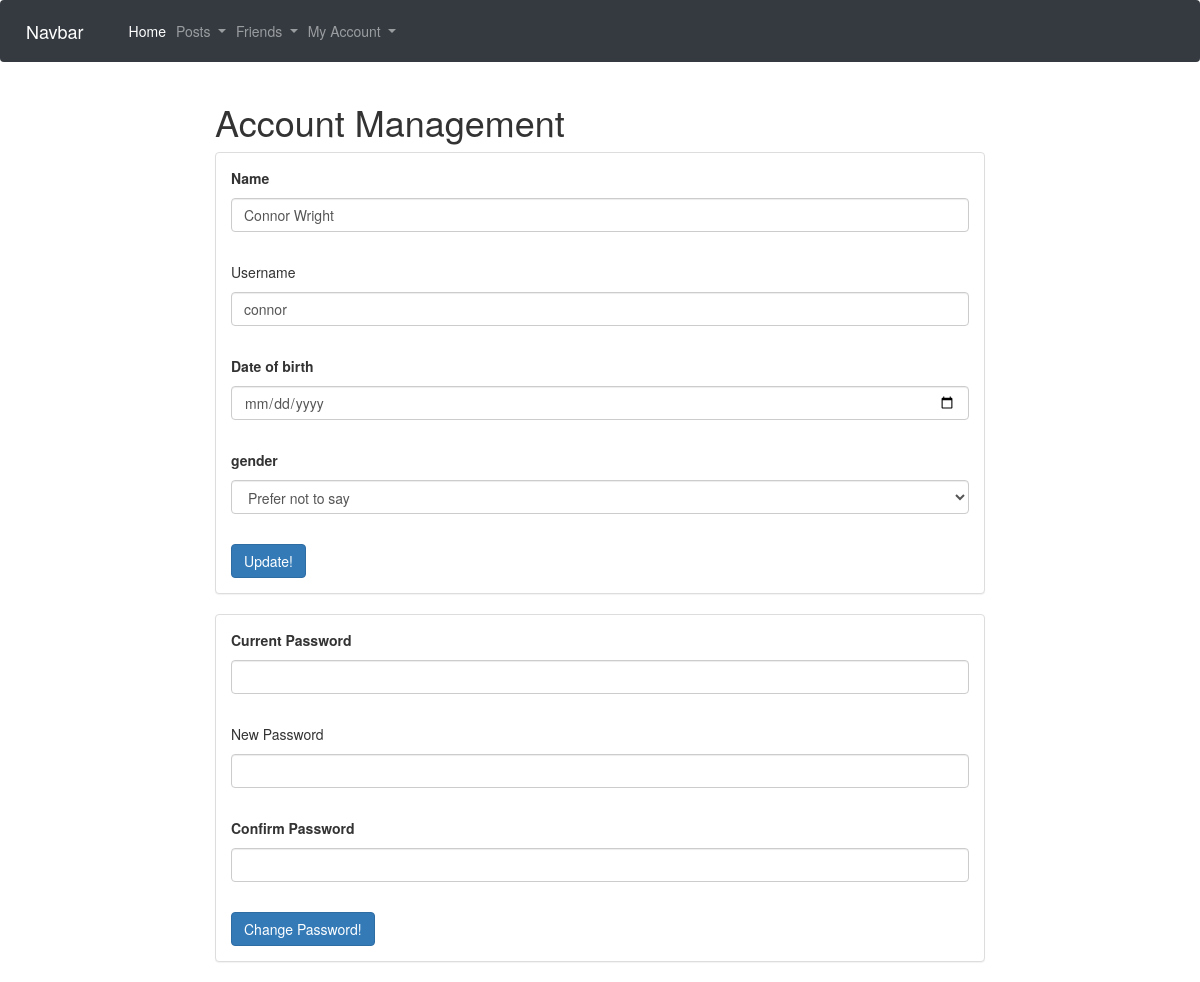
The page /manageaccount (signed in) on the database as committed earlier.
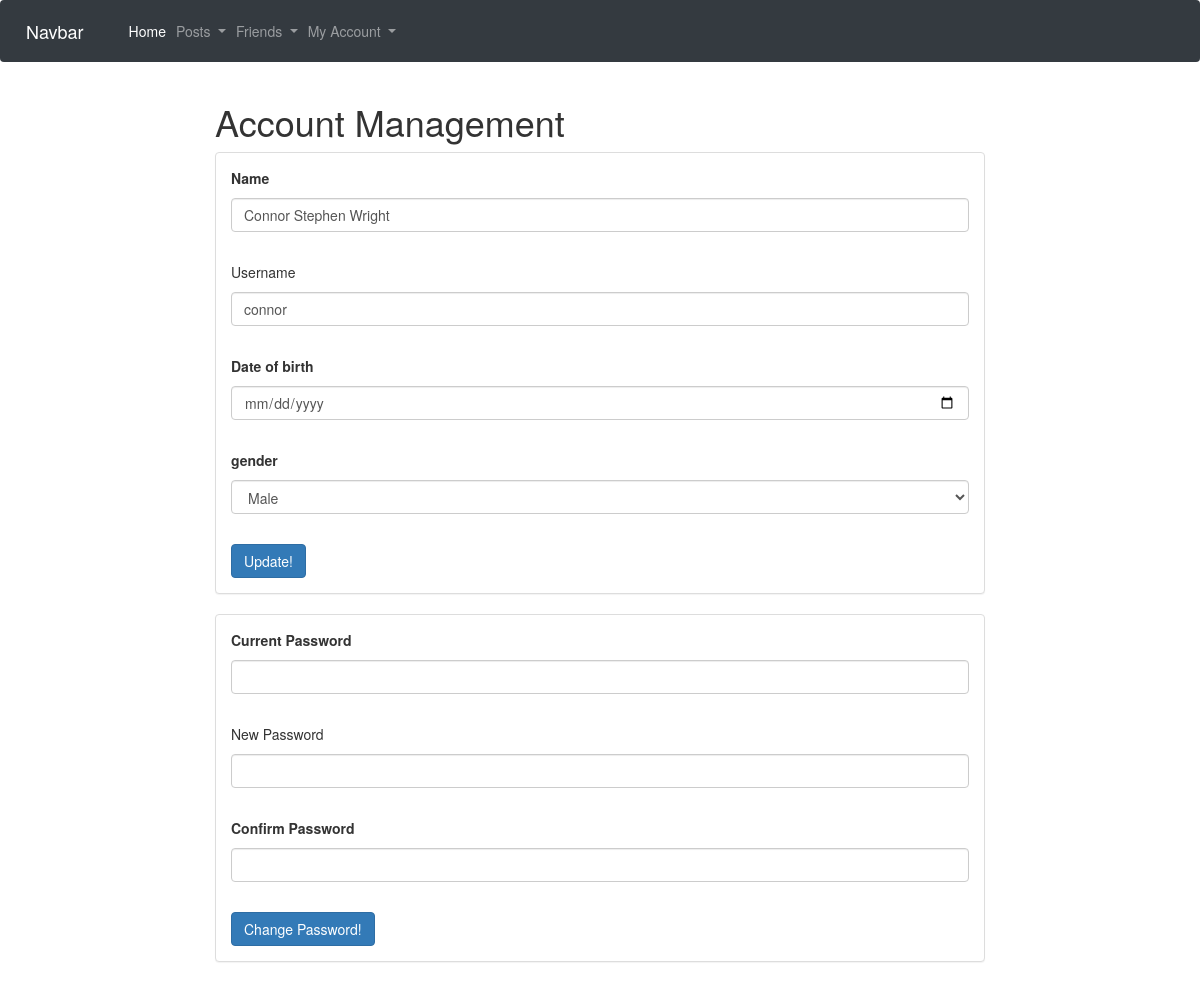
The same page on the database as committed later.
### app/models.py (models this page shows, shortened)
class User(UserMixin, db.Model):
    id = db.Column(db.Integer, primary_key=True)
    name = db.Column(db.String(120))
    username = db.Column(db.String(64), index=True, unique=True)
    password = db.Column(db.String(128))
    dob = db.Column(db.Date)
    gender = db.Column(db.String(20))
    posts = db.relationship('Post', backref='author', lazy='dynamic')
    friends = db.relationship('User',
                            secondary=friendship,
                            primaryjoin=id==friendship.c.user_id,
                            secondaryjoin=id==friendship.c.friend_id)

### app/views.py (the view, shortened to what this page needs)
@app.route('/manageaccount', methods=['GET','POST'])
@login_required
def accountManagement():
    form = RegisterUser()
    passwordForm = UpdatePassword()
    if form.name.data is None:
        form.name.data = current_user.name
    if form.username.data is None:
        form.username.data = current_user.username
    if form.dob.data is None:
        form.dob.data = current_user.dob
    form.password.data = current_user.password
    if form.gender.data is None:
        form.gender.data = current_user.gender
    return render_template('accountmanagement.html',
                           title='Manage Account',
                           form=form,
                           passwordForm=passwordForm)

### app/forms.py
class RegisterUser(Form):
    name = TextField('name', validators=[DataRequired()])
    username = TextField('username', validators=[DataRequired()])
    password = PasswordField('password', validators=[DataRequired()])
    correctFormat ='%d/%m/%Y'
    dob = DateField('dob', format=correctFormat, validators=[DataRequired()])
    gender = SelectField('gender', choices=['Male', 'Female', 'Other', 'Prefer not to say'], validators=[DataRequired()])

class UpdatePassword(Form):
    current_password = PasswordField('current_password', validators=[DataRequired()])
    new_password = PasswordField('new_password', validators=[DataRequired()])
    confirm_password = PasswordField('confirm_password', validators=[DataRequired()])

### app/models.py (called while the page is built)
@login.user_loader
def load_user(id):
    return User.query.get(int(id))

### app/templates/accountmanagement.html (shortened to what this page needs)
{% extends "base.html" %}
{% block content %}
<h1>Account Management</h1>
<form method="post" name="register">
   <div class="panel panel-default">
       <div class="panel-body">
           <p><b>Name</b></p>
           {{ form.name(class_='form-control') }}
       </div>
       <div class="panel-body">
           <p>Username</p>
           {{ form.username(class_='form-control') }}
       </div>
       <div class="panel-body">
           <p><b>Date of birth</b></p>
           {{ form.dob(class_='form-control') }}
       </div>
       <div class="panel-body">
           <p><b>gender</b></p>
           {{ form.gender(class_='form-control') }}
       </div>
       <div class="panel-body">
           <button type="submit" class="btn btn-primary" value="register">Update!</button>
       </div>
   </div>
</form>
<form method="post" name="pass">
    <div class="panel panel-default">
        <div class="panel-body">
            <p><b>Current Password</b></p>
            {{ passwordForm.current_password(class_='form-control') }}
        </div>
        <div class="panel-body">
            <p>New Password</p>
            {{ passwordForm.new_password(class_='form-control') }}
        </div>
        <div class="panel-body">
            <p><b>Confirm Password</b></p>
            {{ passwordForm.confirm_password(class_='form-control') }}
        </div>
        <div class="panel-body">
            <button type="submit" class="btn btn-primary" value="pass">Change Password!</button>
        </div>
    </div>
 </form>
{% endblock %}

Rows that differ between the two databases and show on the page:
changed User "connor": name "Connor Wright" → "Connor Stephen Wright"; gender "Prefer not to say" → "Male"
